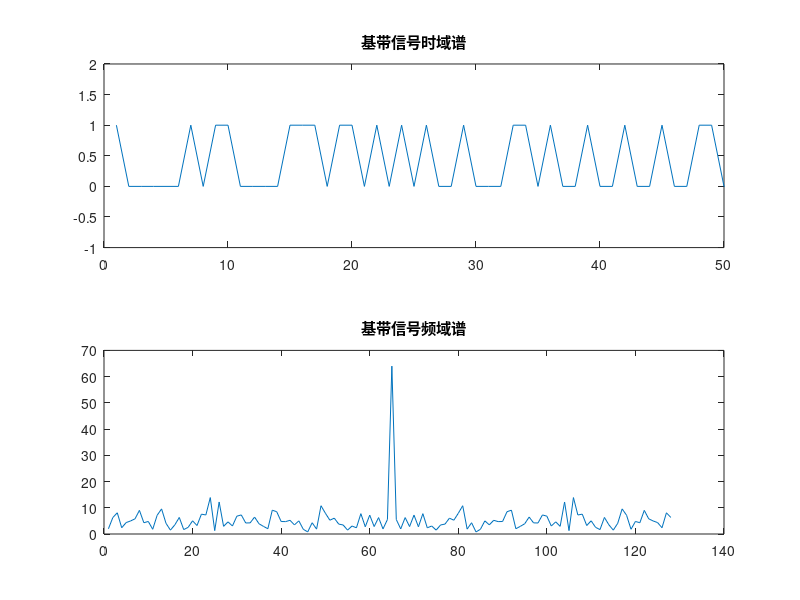
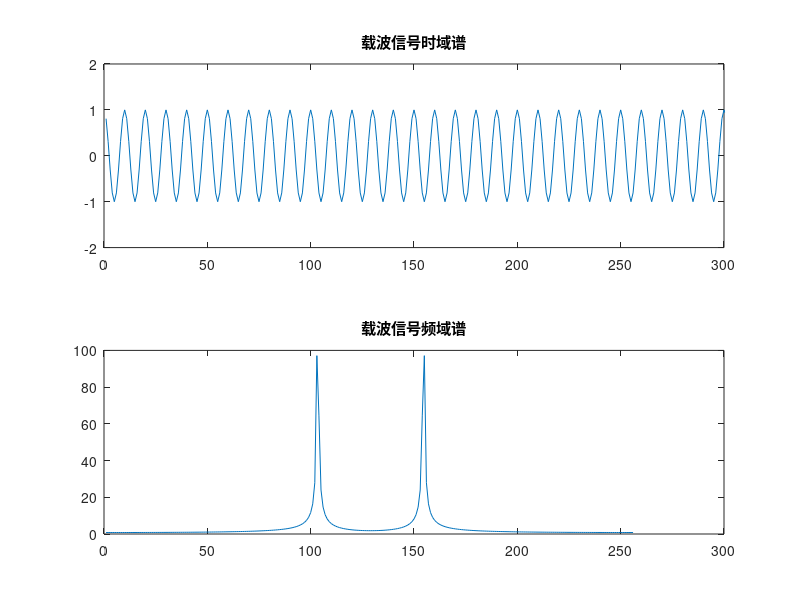

These figures' MATLAB source, in order: (Note: this script raises an error after producing the figures.)
clc;clear; close all
%初始条件
Fc=36;
Fs=360;
Fd=20;
t=1/360:1/360:20;

%产生数字基带信号并绘制时域谱和频域谱
x=ceil(rand(1,100000)-0.5);
FFT1=abs(fft(x,128));
figure(1)
subplot(211);
plot(x);
title("基带信号时域谱")
axis([0 50 -1 2])
subplot(212)
plot(fftshift(abs(FFT1)))
title("基带信号频域谱")

%设置载波频率并绘制其时域谱和频域谱
carry=cos(2*pi*Fc*t);
FFT2=abs(fft(carry,256));
figure(2)
subplot(211)
plot(carry)
title("载波信号时域谱")
axis([0 300 -2 2])
subplot(212)
plot(fftshift(abs(FFT2)))
title("载波信号频域谱")

%对信号进行数字调制并绘制时域谱和频域谱
y=dmod(x,Fc,Fd,Fs,'fsk',2);%调用数字带通调制函数dmod进行2ASK调制
for i=1:20
    yy(30*(i-1)+1:30*i)=y(30*(i-1)+1:30*i); 
end
FFT3=abs(fft(yy,256));
figure(3)
subplot(211);
plot(yy);
title('调制信号时域谱');
axis([0 300 -2 2])
subplot(212)
plot(fftshift(abs(FFT3)));
title('调制信号频域谱');

%对已调信号进行解调并绘制时域谱和频域谱
z=ddemod(y,Fc,Fd,Fs,'fsk',2);
FFT4=abs(fft(z,64));
figure(4)
subplot(211);
plot(z);
title('解调信号时域谱');
axis([0 50 0 2])
subplot(212)
plot(fftshift(abs(FFT4)));
title('解调信号频域谱');

%对已调信号加入SNR为6和-2高斯白噪声，绘制时域谱和频域谱
Ynt1=awgn(y,6);
YNT1=abs(fft(Ynt1,256));
figure(5)
subplot(211)
plot(Ynt1);
title('SNR为6的高斯白噪声调制信号时域谱');
axis([0 50 0 2])
subplot(212)
plot(fftshift(YNT1));
title('SNR为6的高斯白噪声调制信号频域谱');

z1=ddemod(Ynt1,Fc,Fd,Fs,'ask',2);
Z1=abs(fft(z1,256));
figure(6)
subplot(211)
plot(z1);
title('加入SNR为6的高斯白噪声解调信号时域谱');
axis([0 50 0 2])
subplot(212)
plot(fftshift(Z1))
title('加入SNR为6的高斯白噪声解调信号频域谱');

Ynt2=awgn(y,-2);
YNT2=abs(fft(Ynt2,256));
figure(7)
subplot(211)
plot(Ynt2);
title('SNR为-2的高斯白噪声调制信号时域谱');
axis([0 50 -4 4])
subplot(212)
plot(fftshift(YNT2));
title('SNR为-2的高斯白噪声调制信号频域谱');

z2=ddemod(Ynt2,Fc,Fd,Fs,'ask',2);
Z2=abs(fft(z2,256));
figure(8)
subplot(211)
plot(z2);
title('加入SNR为-2的高斯白噪声解调信号时域谱');
axis([0 50 0 2])
subplot(212)
plot(fftshift(Z2))
title('加入SNR为-2的高斯白噪声解调信号频域谱');

SNR=-10:2;
for i=1:length(SNR) 
    Ynt3=awgn(y,SNR(i));	%加入高斯小噪声，信噪比从-10dB到10dB
Z=ddemod(Ynt3,Fc,Fd,Fs,'fsk',2); %调用数字带通解调函数ddemod对加噪声信号进行解调
[br, Pe(i)]=symerr(x,Z);%对解调后加大噪声信号误码分析，br为符号误差数，Pe(i)为符号误差率
end
figure(9)
semilogy(SNR,Pe);			% 调用semilogy函数绘制信噪比与误码率的关系曲线
xlabel('信噪比 SNR(r/dB)');
ylabel('误码率 Pe');
title('信噪比与误码率的关系');
%axis([-10 10 0 1])
grid on